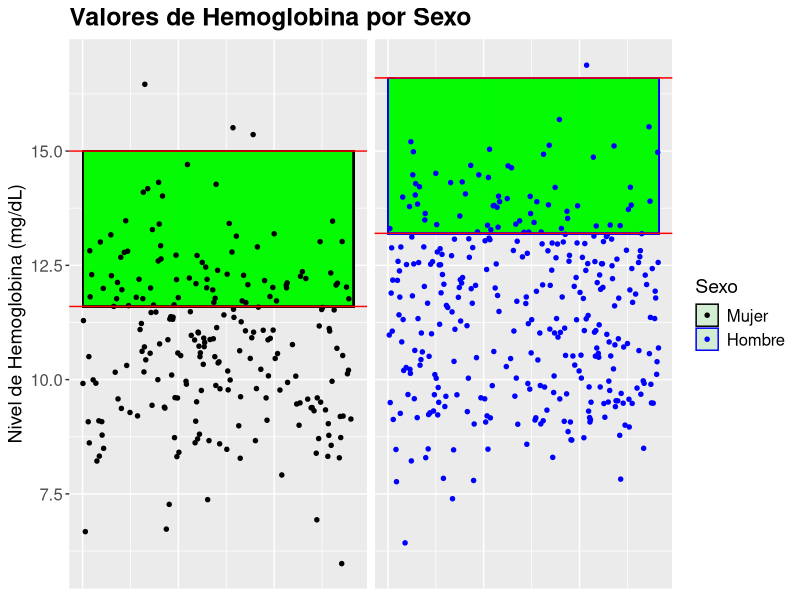

R code for this plot:
## ---- chunk 1
library(tidyverse) 
library(ggplot2)
library(survival) 
library(readxl)
library(readr)
## ---- chunk 2
 #### Cargar datos
Arkansas <- read_excel("Input/Arkansas.xlsx")

print(Arkansas)

## ---- chunk 3
Arkansas$ASPC = as.numeric(Arkansas$ASPC)
Arkansas$BMPC = as.numeric(Arkansas$BMPC)
## ---- chunk 4
# Filtrar los datos para hombres y mujeres
datos_filtrados <- Arkansas %>% 
  filter(SEX %in% c("male", "female")) %>%  # Filtrar solo para hombres y mujeres
  mutate(Persona = 1:n())  # Crear un identificador para cada persona

# Definir el rango saludable específico para cada sexo
rango_sano <- tibble(
  SEX = c("male", "female"),
  rango_sano_min = c(13.2, 11.6),  # Rango mínimo para hombres y mujeres
  rango_sano_max = c(16.6, 15)   # Rango máximo para hombres y mujeres
)

# Unir los rangos saludables con los datos filtrados
datos_filtrados <- datos_filtrados %>% 
  left_join(rango_sano, by = "SEX")

# Crear el gráfico con facetado por 'SEX'
ggplot(datos_filtrados, aes(x = Persona, y = HGB, color = SEX)) +
  # Rango saludable sombreado para cada sexo
  geom_rect(aes(xmin = min(Persona) - 0.5, xmax = max(Persona) + 0.5, 
                ymin = rango_sano_min, ymax = rango_sano_max),
            fill = "green", alpha = 0.1) +  # Sombreado de rango sano
  # Puntos observados con dispersión
  geom_jitter(width = 0.2, size = 1.2) +  # Puntos con dispersión horizontal
  # Líneas horizontales para el rango saludable
  geom_hline(aes(yintercept = rango_sano_min), color = "red", size = 0.5) +  # Línea continua inferior del rango sano
  geom_hline(aes(yintercept = rango_sano_max), color = "red", size = 0.5) +  # Línea continua superior del rango sano
  # Títulos y etiquetas
  labs(title = "Valores de Hemoglobina por Sexo", 
       x = NULL, y = "Nivel de Hemoglobina (mg/dL)", 
       color = "Sexo") +
  # Facetado por sexo
  facet_grid(~SEX) +  
  # Tema minimalista
  theme(
    plot.title = element_text(size = 18, face = "bold"),  # Título más grande y en negrita
    axis.title = element_text(size = 14),  # Etiquetas de ejes más grandes
    axis.text = element_text(size = 12),    # Texto de los ejes más grande
    axis.text.x = element_blank(),  # Quitar números del eje X
    axis.ticks.x = element_blank(),  # Quitar marcas del eje X
    strip.text = element_blank(),  # Quitar etiquetas del facetado
    legend.title = element_text(size = 14),  # Título de la leyenda
    legend.text = element_text(size = 12),  # Texto de la leyenda
    legend.position = "right"  # Posicionar la leyenda en la parte inferior
  ) +
  scale_color_manual(values = c("male" = "blue", "female" = "black"),
                     labels = c("male" = "Hombre", "female" = "Mujer"))  # Colores y etiquetas personalizadas para la leyenda
## ---- chunk 5
library(dplyr)

# Definir el rango saludable específico para cada sexo
rango_sano <- tibble(
  SEX = c("male", "female"),
  rango_sano_min = c(13.2, 11.6),  # Rango mínimo para hombres y mujeres
  rango_sano_max = c(16.6, 15)   # Rango máximo para hombres y mujeres
)

# Unir los rangos saludables con los datos filtrados
datos_filtrados <- Arkansas %>% 
  filter(SEX %in% c("male", "female")) %>%  # Filtrar solo para hombres y mujeres
  left_join(rango_sano, by = "SEX")  # Unir los rangos saludables con los datos

# Calcular la cantidad de personas por debajo o por encima del rango saludable
resultado <- datos_filtrados %>%
  mutate(
    estado = case_when(
      HGB < rango_sano_min ~ "Por debajo del rango normal",
      HGB > rango_sano_max ~ "Por encima del rango normal",
      TRUE ~ "Dentro del rango normal"
    )
  ) %>%
  group_by(SEX, estado) %>%
  summarise(cantidad = n(), .groups = 'drop')  # Contar la cantidad de personas en cada estado

# Calcular el total de personas por sexo
totales <- datos_filtrados %>%
  group_by(SEX) %>%
  summarise(total = n(), .groups = 'drop')

# Unir los totales con el resultado y calcular las proporciones
resultado_final <- resultado %>%
  left_join(totales, by = "SEX") %>%
  mutate(
    porcentaje = round((cantidad / total) * 100, digits = 2)  # Calcular el porcentaje
  )

# Mostrar el resultado final
print(resultado_final)

suma_females <- resultado_final %>%
  filter(SEX == "female", estado != "Dentro del rango normal") %>%
  summarise(total = sum(cantidad)) %>%
  pull(total)

suma_males <- resultado_final %>%
  filter(SEX == "male", estado != "Dentro del rango normal") %>%
  summarise(total = sum(cantidad)) %>%
  pull(total)

